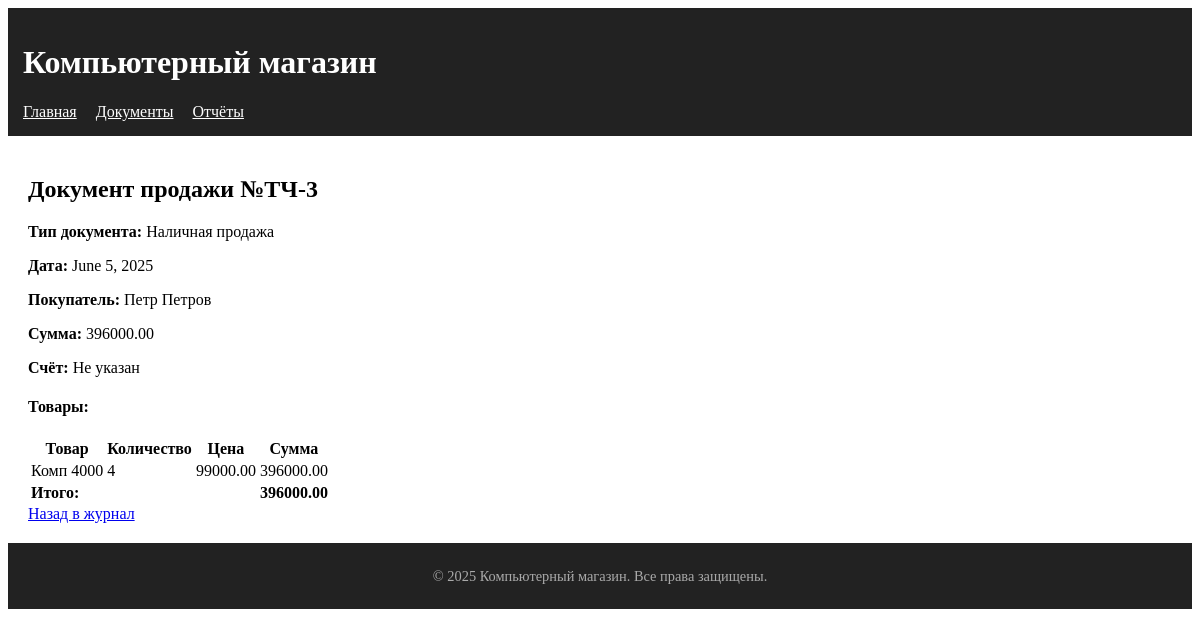
/sale_documents/24/, run on the app's committed database.
### store/models.py (models this page shows, shortened)
class SaleDocument(models.Model):
    DOC_TYPES = (
        ('cashless', 'Безналичная продажа'),
        ('cash', 'Наличная продажа'),
        ('return', 'Возврат товара'),
    )
    type = models.CharField(
        max_length=10,
        choices=DOC_TYPES,
        verbose_name="Тип"
    )
    number = models.CharField(
        max_length=20,
        unique=True,
        verbose_name="Номер",
    )
    date = models.DateField(
        default=timezone.now,
        verbose_name="Дата"
    )
    total = models.DecimalField(
        max_digits=12,
        decimal_places=2,
        default=0,
        verbose_name="Сумма"
    )
    created_at = models.DateTimeField(
        auto_now_add=True,
        verbose_name="Дата создания"
    )
    invoice = models.ForeignKey(
        Invoice,
        on_delete=models.PROTECT,
        null=True,
        blank=True,
        verbose_name="Счет",
        related_name='sale_documents'
    )
    cash_register = models.CharField(
        max_length=50,
        blank=True,
        verbose_name="Номер кассы/отдела"
    )
    original_sale = models.ForeignKey(
        'self',
        on_delete=models.CASCADE,
        null=True,
        blank=True,
        verbose_name="Оригинальная продажа",
        related_name='returns'
    )
    reason = models.TextField(
        blank=True,
        verbose_name="Причина возврата"
    )
    customer = models.ForeignKey(
        Customer,
        on_delete=models.PROTECT,
        verbose_name="Покупатель"
    )
    class Meta:
        verbose_name = "Документ продажи"
        verbose_name_plural = "Документы продаж"
        ordering = ['-date', '-id']
        indexes = [
            models.Index(fields=['type', 'date']),
            models.Index(fields=['customer']),
        ]
    invoice = models.OneToOneField(
        Invoice,
        on_delete=models.SET_NULL,
        null=True, blank=True,
        related_name='sale_document'
    )

class Customer(models.Model):
    name = models.CharField(max_length=255, verbose_name="Наименование")
    is_company = models.BooleanField(default=False, verbose_name="Юр.лицо")
    contact = models.CharField(max_length=255, verbose_name="Контакты", blank=True)
    created_at = models.DateTimeField(auto_now_add=True, verbose_name="Дата создания")
    class Meta:
        verbose_name = "Покупатель"
        verbose_name_plural = "Покупатели"
        indexes = [
            models.Index(fields=['name']),
            models.Index(fields=['is_company']),
        ]

class DocumentItem(models.Model):
    document = models.ForeignKey(
        SaleDocument,
        on_delete=models.CASCADE,
        related_name='items',
        verbose_name="Документ"
    )
    product = models.ForeignKey(
        Product,
        on_delete=models.PROTECT,
        verbose_name="Товар"
    )
    quantity = models.IntegerField(
        validators=[MinValueValidator(1)],
        verbose_name="Количество"
    )
    price = models.DecimalField(
        max_digits=10,
        decimal_places=2,
        verbose_name="Цена"
    )
    created_at = models.DateTimeField(
        auto_now_add=True,
        verbose_name="Дата создания"
    )
    class Meta:
        verbose_name = "Позиция документа"
        verbose_name_plural = "Позиции документов"
        constraints = [
            models.UniqueConstraint(
                fields=['document', 'product'],
                name='unique_product_per_document'
            )
        ]
    @property
    def total(self):
        return self.price * self.quantity

class Product(models.Model):
    name = models.CharField(max_length=255, verbose_name="Наименование")
    price = models.DecimalField(max_digits=10, decimal_places=2, verbose_name="Цена")
    quantity = models.IntegerField(
        validators=[MinValueValidator(0)],
        verbose_name="Остаток",
        default=0
    )
    created_at = models.DateTimeField(auto_now_add=True, verbose_name="Дата создания")
    updated_at = models.DateTimeField(auto_now=True, verbose_name="Дата обновления")
    class Meta:
        verbose_name = "Товар"
        verbose_name_plural = "Товары"
        ordering = ['name']

### store/views.py (the view)
# urls.py: path('sale_documents/<int:pk>/', views.SaleDocumentDetailView.as_view(), name='detail'),
class SaleDocumentDetailView(DetailView):
    model = SaleDocument
    template_name = 'store/documents/detail.html'
    context_object_name = 'document'
    def get_context_data(self, **kwargs):
        context = super().get_context_data(**kwargs)
        context['items'] = self.object.items.all()
        return context

### store/templates/store/documents/detail.html
{% extends 'store/base.html' %}
{% block content %}
<h2>Документ продажи №{{ document.number }}</h2>
<div class="card mb-4">
  <div class="card-body">
    <div class="row">
      <div class="col-md-6">
        <p><strong>Тип документа:</strong> {{ document.get_type_display }}</p>
        <p><strong>Дата:</strong> {{ document.date }}</p>
        <p><strong>Покупатель:</strong> {{ document.customer.name }}</p>
      </div>
      <div class="col-md-6">
        <p><strong>Сумма:</strong> {{ document.total }}</p>
        <p><strong>Счёт:</strong>
          {% if document.invoice %}
            №{{ document.invoice.number }} ({{ document.invoice.total }})
          {% else %}
            Не указан
          {% endif %}
        </p>
      </div>
    </div>
  </div>
</div>
<h4>Товары:</h4>
<table class="table table-bordered">
  <thead>
    <tr>
      <th>Товар</th>
      <th>Количество</th>
      <th>Цена</th>
      <th>Сумма</th>
    </tr>
  </thead>
  <tbody>
    {% for item in items %}
    <tr>
      <td>{{ item.product.name }}</td>
      <td>{{ item.quantity }}</td>
      <td>{{ item.price }}</td>
      <td>{{ item.total }}</td>
    </tr>
    {% endfor %}
    <tr>
      <td colspan="3" class="text-right"><strong>Итого:</strong></td>
      <td><strong>{{ document.total }}</strong></td>
    </tr>
  </tbody>
</table>
<a href="{% url 'document_list' %}" class="btn btn-secondary">Назад в журнал</a>
{% endblock %}

### data on the page
SaleDocument: number "ТЧ-3", type "Наличная продажа", date "June 5, 2025", customer.name "Петр Петров", total "396000.00"
DocumentItem: product.name "Комп 4000", quantity "4", price "99000.00", total "396000.00"
